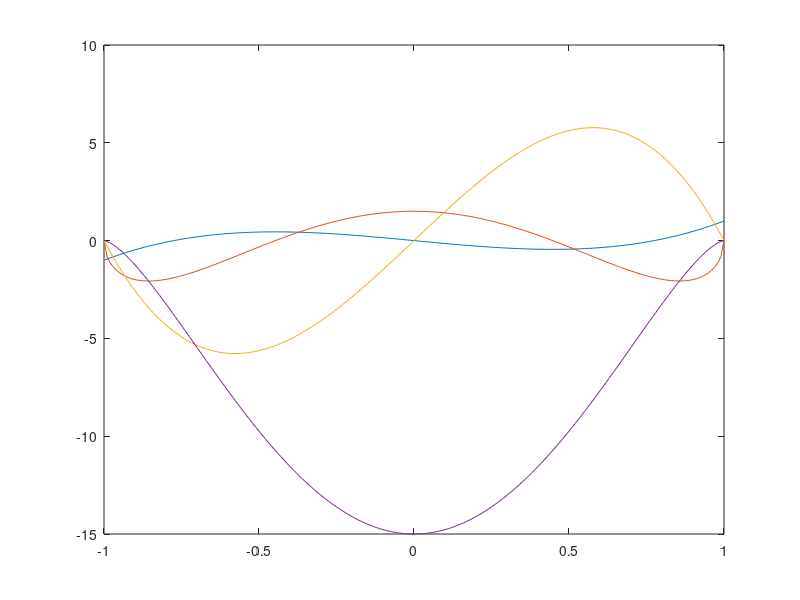

The MATLAB script that drew this image: (Note: this script raises an error after producing the figure.)
%% Vector Spherical Wavefunctions
% Vector spherical wavefunctions (VSWFs) are a basic building-blocks in the  theory
% of optical scattering on nano-particles. Although the VSWFs have very
% beautiful analytical properties, their definitions are different in
% different references and code implementations. In the following, we
% compare and summarize the definitions of VSWFs and related special functions
% (e.g., Legendre polynomials and spherical harmonics) in (i) Matlab(R) and Mathematica(R)
% build-in functions, (ii) Zhu-Xi Wang, textbook 'Introduction of Special Functions',
% (iii) M. I. Mishchenko, et. al., 'Scattering, Absorption and Emission of
% Light by Small Particles', (iv) Optical tweezers toolbox (OTT) and (v) Prof. Zhi-Fang Lin's note.

%% Legendre Polynomials
% * In Matlab(R), Legendre Polynomials $P_n(x)$ for $x\in [-1, 1]$ and positive integer $n$ are defined as
%
% $$ P_n(x) = \frac{1}{2^n n!}\frac{d}{d x} (x^2-1)^n $$
%
% and, for $0\le m \le n$, the associated Legendre functions are
%
% $$ P_n^m(x) = (-1)^m (1-x^2)^{m/2} \frac{d^m}{dx^m}P_n(x). $$
%
% With this definition, Legendre Polynomials are normalized to 
%
% $$ \int_{-1}^1 P_n^m(x)P_{n'}^{m'}(x)dx = \frac{2}{2n+1}
% \frac{(n+m)!}{(n-m)!}\delta_{mm'}\delta_{nn'} $$
%
% The same definitions are also used in Mathematica(R), Mishchenko's book,
% and Wang's book. Here is an example in Matlab(R):

pmn=legendre(3, -1:0.01:1);
plot(-1:0.01:1, pmn);

% normalization
n=3;
[xlist, wlist]=model.math.misc.lgwt(50, -1, 1);
inte=(legendre(n, xlist).^2) * wlist;
norm=zeros(n+1,1);
for m=0:n
    norm(m+1)=2.0/(2*n+1) * factorial(n+m)/factorial(n-m);
end
disp([inte, norm])

%%
% * Prof. Lin's note uses a different convention in $P_n^m(x)$, where
% $(-1)^m$ is omitted, i.e.,
%
% $$ \tilde{P}_n^m(x) = (1-x^2)^{m/2} \frac{d^m}{dx^m}P_n(x). $$
%
%%
% * OTT uses a different normalization convention, where $P_n^m(x)$ are normalized to
% a constant $1/(2\pi)$:
%
% $$ \hat{P}_n^m(x)= \sqrt{\frac{2n+1}{4\pi}\frac{(n-m)!}{(n+m)!}}\tilde{P}_n^m(x).
% $$
% 
% Note that, essentially, OTT uses the same sign convention as Lin's note
% (i.e., omitting the $(-1)^m$ factor).
%
% In addition, OTT uses the polar angle $\theta$ as the argument, instead of $x=\cos\theta$.

disp([ott13.legendrerow(n, pi/3) ,legendre(n, cos(pi/3), 'norm')/sqrt(2*pi)] );

[tlist, wlist]=model.math.misc.lgwt(50, 0, pi);
disp((ott13.legendrerow(n, tlist).^2) * (wlist.*sin(tlist)) * 2*pi);

%%
% * Legendre polynomials with negative $m$ are defined as (see e.g., Wang's book and Lin's Note)
%
% $$ P_n^{-\vert m\vert} (x)= (-1)^m \frac{(n-\vert m)!}{(n+\vert m)!} P_n^{\vert m \vert}(x) $$
%
% However, Matlab(R) and OTT do not export Legendre polynomials directly
% (only $m=0\dots n$ are exported). Legendre polynomials with negative $m$
% are used when computing Spherical harmonic functions $Y_{n,m}(\theta,
% \phi)$ in OTT.

%% Spherical Harmonic Functions
% Spherical harmonic functions $Y_{n, m}(\theta, \phi)$ are defined as (Wang's book and Mathematica(R))
%
% $$Y_{n,m}(\theta, \phi)=\sqrt{\frac{2n+1}{4\pi}\frac{(n-m)!}{(n+m)!}}
% P_n^m(\cos\theta) e^{i m \phi}. $$
%
% Matlab does not provide a direct implementation of sphercial harmonic
% functions, while Mathematica(R) and OTT do

n=5; m=3;
disp(ott13.spharm(n, m, pi/3, pi/5));
disp(ott13.spharm(n, -m, pi/3, pi/5));
n=5; m=2;
disp(ott13.spharm(n, m, pi/3, pi/5));
disp(ott13.spharm(n, -m, pi/3, pi/5));

%%
% We checked that, OTT result differs to the Mathematica result by a
% factor of $(-1)^m$ due to the different sign convention of Legendre
% polynomials.
%
% In both Mathematica(R) and OTT implementations, the Spherical harmonics
% are normalized to unity (see Wang's book), i.e.,
%
% $$ \int_0^{\pi}d\theta\int_0^{2\pi}d\phi \sin\theta Y_{n, m}(\theta, \phi)Y_{n',
% m'}^{*}(\theta, \phi) = \delta_{n, n'}\delta_{m, m'}, $$
%
% and the following relation is satisfied (see Wang's book)
%
% $$ Y_{n,-m}(\theta, \phi)= (-1)^m Y_{n, m}^{*}(\theta, \phi). $$
%
%% Spherical Bessel and Spherical Hankel Functions
% Spherical Bessel and Spherical Hankel functions are used to describe the
% wave propagation in the radial direction.
%
% * Spherical Bessel function of the first kind $j_n(r)$ and second kind $y_n(r)$ 
% are indeed the corresponding Bessel function $J_n(r)$ and $Y_n(r)$ of half-integer order
%
% $$ j_n(r)= \sqrt{\frac{\pi}{2r}}J_{n+1/2}(r). $$
%
% $$ y_n(r)= \sqrt{\frac{\pi}{2r}}Y_{n+1/2}(r). $$
%
% $j_n(r)$ has fintite value at $r=0$, while $y_n(r)$ diverges at $r=0$. 
%
% Matlab(R) does not provide a direct implementation of $j_n(r)$. OTT and
% Mathematica(R) have identical implementations.
%
plot(0:0.1:10, [ott13.sbesselj(0, 0:0.1:10)'; ...
                ott13.sbesselj(1, 0:0.1:10)'; ...
                ott13.sbesselj(2, 0:0.1:10)']);
%%
% * Spherical Hankel functions of the first kind $h^{(1)}_n(r)$ and the second kind $h^{(2)}_n(r)$ are 
% half-integer order Hankel functions $H^{(1)}_n(r)$ and $H^{(2)}_n(r)$.
% 
% $$ h^{(1,2)}(r) = \sqrt{\frac{\pi}{2r}} H^{(1,2)}(r) = j_n(r) \pm i
% y_n(r). $$
%
% Matlab(R) does not provide a direct implementation of $h^{(1,2)}_n(x)$. OTT and
% Mathematica(R) have identical implementations.
%
%% Vector Spherical Wavefunctions
% With Spherical harmonic function $Y_{n,m}(\theta,\phi)$, spherical Bessel
% functions $j_n(r)$ and spherical Hankel functions $h_n^{(1,2)}(r)$, we
% can further define vector spherical wavefunctions 
% $\mathbf{M}^{(q)}_{n,m}(kr, \theta, \phi)$ and 
% $\mathbf{N}^{(q)}_{n,m}(kr, \theta, \phi)$.
%
% Before VSWFs, we first define vector spherical harmonics (VSHs)
% $\mathbf{B}(\theta, \phi)$, $\mathbf{C}(\theta, \phi)$, and $\mathbf{P}(\theta, \phi)$
%
% $$ \mathbf{B}_{n,m}(\theta, \phi)=r\nabla Y_{n, m}(\theta, \phi) =
% \hat{\mathbf{r}}\times \mathbf{C}_{n,m}(\theta,\phi)
% =\left(\tau_{n,m}(\theta) \hat{\mathbf{e}}_{\theta}+i\pi_{n,m}(\theta)\hat{\mathbf{e}}_{\phi}\right)e^{im\phi}, $$
%
% $$ \mathbf{C}_{n,m}(\theta, \phi)=\nabla\times(\mathbf{r}Y_{n, m}(\theta, \phi)) =
% \mathbf{B}_{n,m}(\theta,\phi) \times  \hat{\mathbf{r}}
% =\left(i\pi_{n,m}(\theta) \hat{\mathbf{e}}_{\theta}-\tau_{n,m}(\theta)\hat{\mathbf{e}}_{\phi}\right)e^{im\phi}, $$
%
% $$ \mathbf{P}_{n,m}(\theta, \phi)=\hat{\mathbf{r}} Y_{n, m}(\theta,
% \phi),$$
%
% where $\pi_{n, m}(\theta)$ and $\tau_{n, m}(\theta)$ are
%
% $$ \pi_{n, m}(\theta)=\frac{m}{\sin\theta}P_n^m(\theta), $$
%
% $$ \tau_{n, m}(\theta)=\frac{d}{d\theta}P_n^m(\theta), $$













